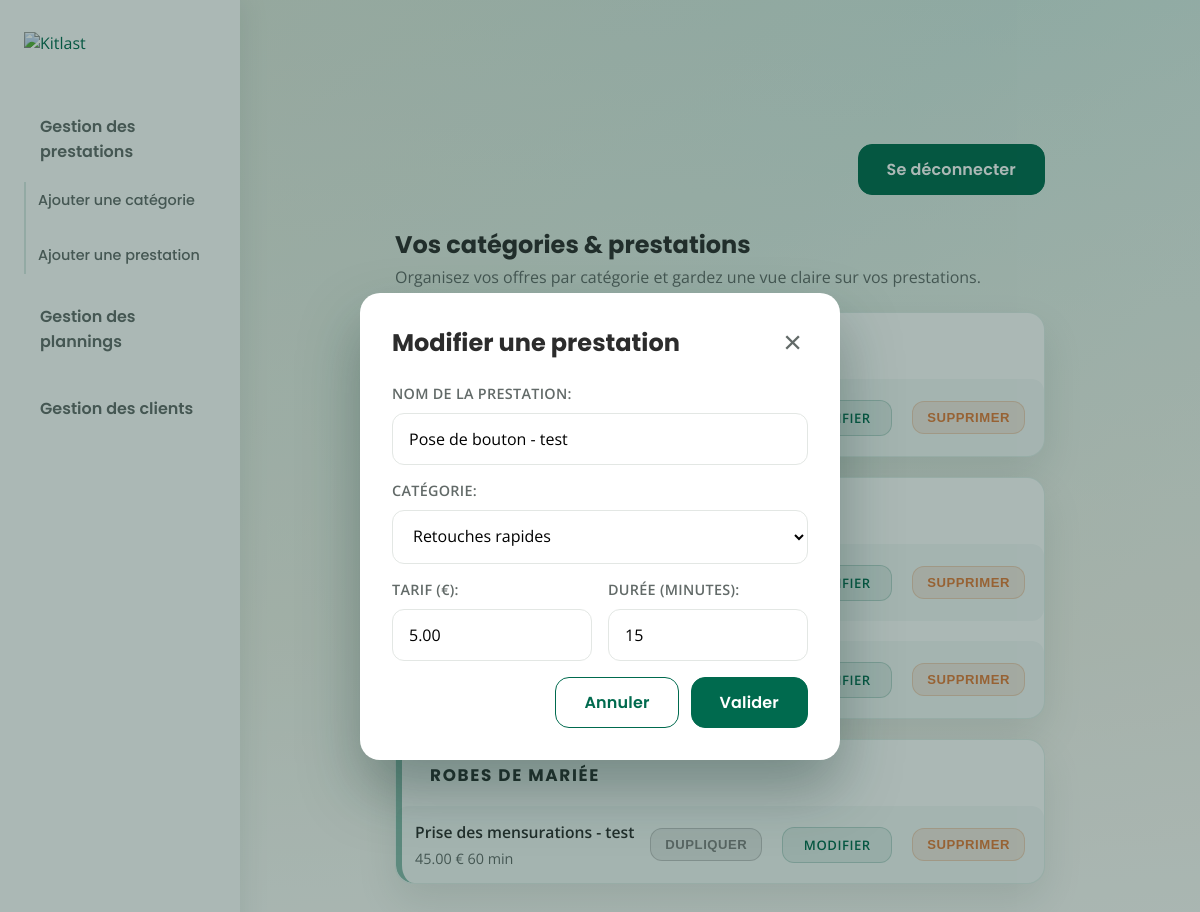
Page /?section=services&show=service-form&service_id=1 (signed in) on the committed database.
### accounts/models.py (models this page shows, shortened)
class Service(models.Model):
    category = models.ForeignKey(
        Category, on_delete=models.CASCADE, related_name="services"
    )
    name = models.CharField(max_length=100)
    description = models.TextField(blank=True)
    price = models.DecimalField(max_digits=8, decimal_places=2, null=True, blank=True)
    duration_minutes = models.PositiveIntegerField(null=True, blank=True)
    created_at = models.DateTimeField(auto_now_add=True)
    created_by = models.ForeignKey(
        settings.AUTH_USER_MODEL,
        on_delete=models.CASCADE,
        related_name="services_created",
    )
    class Meta:
        ordering = ["name"]

class Category(models.Model):
    name = models.CharField(max_length=100, unique=True)
    created_at = models.DateTimeField(auto_now_add=True)
    class Meta:
        ordering = ["name"]
    def __str__(self) -> str:
        return str(self.name)

### accounts/views.py (the view, shortened to what this page needs)
# urls.py: path("", views.dashboard, name="dashboard"),
@login_required
def dashboard(request):
    section = request.GET.get("section", "overview")
    show_category_form = request.GET.get("show") == "category-form"
    categories = Category.objects.none()
    category_form = CategoryForm()
    service_form = ServiceForm()
    client_initial = (
        {"linked_professional": request.user.pk}
        if request.user.is_authenticated
        else None
    )
    client_form = ClientForm(initial=client_initial)
    show_service_form = request.GET.get("show") == "service-form"
    show_client_modal = False
    service_id_param = request.GET.get("service_id")
    category_for_new_service = request.GET.get("category")
    if service_id_param:
        service_form, _ = prepare_service_form(service_id_param)
        show_service_form = True
        section = "services"
    elif show_service_form and category_for_new_service:
        if Category.objects.filter(pk=category_for_new_service).exists():
            service_form = ServiceForm(initial={"category": category_for_new_service})
            section = "services"
    calendar = None
    clients: list[dict[str, str]] = []
    client_options: list[dict[str, str]] = []
    user_services = []
    is_professional = request.user.is_authenticated and request.user.user_type == User.UserType.PROFESSIONAL
    if request.user.is_authenticated:
        calendar = ensure_user_calendar(request.user)
        user_service_qs = Service.objects.filter(created_by=request.user).order_by(
            "name"
        )
        categories = (
            Category.objects.filter(services__created_by=request.user)
            .prefetch_related(Prefetch("services", queryset=user_service_qs))
            .distinct()
        )
        user_services = list(user_service_qs)
        if is_professional:
            client_queryset = User.objects.filter(
                user_type=User.UserType.INDIVIDUAL,
                linked_professional=request.user,
            ).order_by("first_name", "last_name", "email")
            for client in client_queryset:
                full_name = (f"{client.first_name} {client.last_name}".strip()) or client.email
                client_data = {
                    "id": client.pk,
                    "full_name": full_name,
                    "email": client.email,
                    "phone": getattr(client, "phone_number", "") or "—",
                }
                clients.append(client_data)
                client_options.append(
                    {
                        "id": client.pk,
                        "label": full_name,
                    }
                )
    else:
        categories = Category.objects.none()
    try:
        week_offset = int(request.GET.get("week_offset", "0"))
    except (TypeError, ValueError):
        week_offset = 0
    today = timezone.localdate()
    start_of_week = (
        today - timedelta(days=today.weekday()) + timedelta(weeks=week_offset)
    )
    end_of_week = start_of_week + timedelta(days=6)
    planner_week_summary = (
        f"Semaine {start_of_week.isocalendar().week} · "
        f"{start_of_week.strftime('%d/%m')} → {end_of_week.strftime('%d/%m')}"
    )
    context = {
        "section": section,
        "categories": categories,
        "category_form": category_form,
        "show_category_form": show_category_form,
        "show_category_modal": show_category_form or bool(category_form.errors),
        "service_form": service_form,
        "show_service_form": show_service_form,
        "show_service_modal": show_service_form or bool(service_form.errors),
        "client_form": client_form,
        "show_client_modal": show_client_modal or bool(client_form.errors),
        "is_professional": is_professional,
        "planner_hours": PLANNER_HOURS,
        "planning_days": build_calendar_events(calendar, week_offset=week_offset),
        "week_offset": week_offset,
        "planner_week_summary": planner_week_summary,
        "user_services": user_services,
        "clients": clients,
        "client_options": client_options,
    }
    return render(request, "accounts/dashboard.html", context)

### accounts/forms.py (shortened to what this page needs)
class CategoryForm(forms.ModelForm):
    class Meta:
        model = Category
        fields = ["name"]
        labels = {"name": "Nom de la catégorie"}
        widgets = {
            "name": forms.TextInput(
                attrs={
                    "placeholder": "Ex. : Retouches rapides",
                    "maxlength": 100,
                    "class": "kitlast-input",
                }
            )
        }

class ServiceForm(forms.ModelForm):
    class Meta:
        model = Service
        fields = ["name", "category", "price", "duration_minutes"]
        labels = {
            "name": "Nom de la prestation",
            "category": "Catégorie",
            "price": "Tarif (€)",
            "duration_minutes": "Durée (minutes)",
        }
        widgets = {
            "name": forms.TextInput(
                attrs={
                    "placeholder": "Ex. : Pose de bouton",
                    "maxlength": 100,
                    "class": "kitlast-input",
                }
            ),
            "category": forms.Select(attrs={"class": "kitlast-input"}),
            "price": forms.NumberInput(
                attrs={
                    "placeholder": "Ex. : 45",
                    "min": "0",
                    "step": "0.5",
                    "class": "kitlast-input",
                }
            ),
            "duration_minutes": forms.NumberInput(
                attrs={
                    "placeholder": "Ex. : 60",
                    "min": "0",
                    "step": "15",
                    "class": "kitlast-input",
                }
            ),
        }

### accounts/planning.py (called while the page is built)
def _weekday_label(value: datetime) -> str:
    return ["Lun.", "Mar.", "Mer.", "Jeu.", "Ven.", "Sam.", "Dim."][value.weekday()]

def _start_of_week(week_offset: int) -> date:
    today = timezone.localdate()
    current_week_start = today - timedelta(days=today.weekday())
    return current_week_start + timedelta(weeks=week_offset)

def _empty_week(start_of_week: date) -> list[dict[str, object]]:
    return [
        {
            "label": _weekday_label(
                datetime.combine(start_of_week + timedelta(days=index), time.min)
            ),
            "date": (start_of_week + timedelta(days=index)).strftime("%d/%m"),
            "events": [],
        }
        for index in range(7)
    ]

### templates/accounts/dashboard.html (shortened to what this page needs)
{% extends "base.html" %}
{% load static %}
{% block head %}
<link rel="stylesheet" href="{% static 'css/dashboard.css' %}">
{% endblock %}
{% block content %}
<div class="kitlast-dashboard-layout">
  <aside class="kitlast-dashboard-sidebar">
    <div class="kitlast-dashboard-sidebar__logo">
      <a href="{% url 'dashboard' %}?section=overview" data-section-target="overview">
        <img src="https://kitlast.com/wp-content/uploads/2025/08/kitlast-200-x-100-px.svg" alt="Kitlast" />
      </a>
    </div>
    <nav class="kitlast-dashboard-sidebar__nav" aria-label="Menu du tableau de bord">
      <ul>
        <li>
          <button type="button" class="kitlast-dashboard-sidebar__toggle" data-section-target="services"
            aria-expanded="{% if section == 'services' %}true{% else %}false{% endif %}"
            aria-controls="services-subnav">Gestion des prestations</button>
          <ul id="services-subnav" class="kitlast-dashboard-sidebar__subnav" {% if section != 'services' %} hidden{% endif %}>
            <li><a href="{% url 'dashboard' %}?section=services&show=category-form" data-action="show-category-form"
                data-modal-instant="true">Ajouter une catégorie</a></li>
            <li><a href="{% url 'dashboard' %}?section=services&show=service-form" data-action="show-service-form"
                data-modal-instant="true">Ajouter une prestation</a></li>
          </ul>
        </li>
        <li><a href="{% url 'dashboard' %}?section=planning" data-section-target="planning">Gestion des plannings</a>
        </li>
        <li><a href="{% url 'dashboard' %}?section=clients" data-section-target="clients">Gestion des clients</a></li>
      </ul>
    </nav>
  </aside>
  <section class="kitlast-dashboard-area">
    <div class="kitlast-dashboard">
      <div class="kitlast-dashboard__topbar">
        <form method="post" action="{% url 'logout' %}" class="kitlast-form-inline">
          <button type="submit" class="kitlast-button">Se déconnecter</button>
        </form>
      </div>
      <div class="kitlast-dashboard-content" data-active-section="{{ section }}"
        data-show-category="{{ show_category_form|yesno:'true,false' }}"
        data-show-service="{{ show_service_form|yesno:'true,false' }}"
        data-week-offset="{{ week_offset }}">
        {% include "accounts/dashboard_services.html" %}
      </div>
    </div>
  </section>
</div>
{% endblock %}

### templates/accounts/dashboard_services.html (shortened to what this page needs)
{% load modal_tags %}
<section class="kitlast-content-section{% if section == 'services' %} is-active{% endif %}"
  data-section="services">
  <header class="kitlast-section-header">
    <div>
      <h2>Vos catégories & prestations</h2>
      <p class="kitlast-section-header__text">Organisez vos offres par catégorie et gardez une vue claire sur vos prestations.</p>
    </div>
  </header>
  <div class="kitlast-category-board">
    {% if categories %}
      <ul>
        {% for category in categories %}
          <li class="kitlast-category-card">
            <header class="kitlast-category-card__header">
              <h3>{{ category.name|upper }}</h3>
            </header>
            <ul class="kitlast-service-lines">
              {% if category.services.all %}
                {% for service in category.services.all %}
                  <li class="kitlast-service-line">
                    <div class="kitlast-service-line__info">
                      <span class="kitlast-service-line__name">{{ service.name }}</span>
                      <span class="kitlast-service-line__meta">
                        {% if service.price %}<span>{{ service.price }} €</span>{% endif %}
                        {% if service.duration_minutes %}<span>{{ service.duration_minutes }} min</span>{% endif %}
                      </span>
                    </div>
                    <div class="kitlast-service-line__actions">
                      <button type="button" class="kitlast-service-line__action kitlast-service-line__action--muted">Dupliquer</button>
                      <a href="{% url 'dashboard' %}?section=services&show=service-form&service_id={{ service.id }}" class="kitlast-service-line__action">Modifier</a>
                      <form method="post" action="{% url 'dashboard' %}?section=services" class="kitlast-service-line__form" onsubmit="return confirm('Supprimer cette prestation ?');">
                        <button type="submit" class="kitlast-service-line__action kitlast-service-line__action--danger">Supprimer</button>
                      </form>
                    </div>
                  </li>
                {% endfor %}
              {% else %}
                <li class="kitlast-service-line kitlast-service-line--empty">Aucune prestation pour cette catégorie.</li>
              {% endif %}
            </ul>
          </li>
        {% endfor %}
      </ul>
    {% else %}
      <p class="kitlast-empty">Aucune catégorie pour le moment. Ajoutez votre première catégorie pour structurer vos prestations.</p>
    {% endif %}
  </div>
</section>
{% render_modal modal_data_attr='data-service-modal' modal_title=service_form.instance.pk|yesno:'Modifier une prestation,Ajouter une prestation' modal_title_id='service-modal-title' modal_body_template='accounts/components/modal_service_form.html' modal_should_show=show_service_modal %}

### templates/accounts/components/modal_service_form.html (shortened to what this page needs)
<form method="post" action="{% url 'dashboard' %}?section=services" class="kitlast-modal__form">
  <div class="kitlast-field">
    {{ service_form.name.label_tag }}
    {{ service_form.name }}
  </div>
  <div class="kitlast-field">
    {{ service_form.category.label_tag }}
    {{ service_form.category }}
  </div>
  <div class="kitlast-modal__row">
    <div class="kitlast-field">
      {{ service_form.price.label_tag }}
      {{ service_form.price }}
    </div>
    <div class="kitlast-field">
      {{ service_form.duration_minutes.label_tag }}
      {{ service_form.duration_minutes }}
    </div>
  </div>
  <div class="kitlast-modal__actions">
    <button type="button" class="kitlast-button kitlast-button--ghost" data-modal-close>Annuler</button>
    <button type="submit" class="kitlast-button">Valider</button>
  </div>
</form>

### static/css/global.css (style rules this page uses)
:root { --brand: #006A4E; --brand-600: #005A42; --brand-300: #338771; --secondary: #3B6F72; --accent: #E07B39; --text: #2C2C2C; --muted: #626A68; --bg-soft: #F5F0E6; --surface: #FFFFFF; --surface-alt: #FAF7F1; --border: #E3E7E4; }
body { font-family: 'Open Sans', sans-serif; background: linear-gradient(135deg, var(--bg-soft) 0%, #E6F4EF 45%, #FFFFFF 100%); color: var(--text); margin: 0; }
h1, h2 { font-family: 'Poppins', sans-serif; margin: 0; }
a { color: var(--brand); text-decoration: none; transition: color 0.18s ease; }
.kitlast-field { display: flex; flex-direction: column; gap: 10px; }
.kitlast-field label { font-weight: 600; font-size: 0.9rem; letter-spacing: 0.02em; color: var(--muted); text-transform: uppercase; }
.kitlast-field input, .kitlast-field select, .kitlast-field textarea, .kitlast-input { width: 100%; border: 1px solid var(--border); border-radius: 12px; padding: 14px 16px; font-size: 1rem; transition: border-color 0.18s ease, box-shadow 0.18s ease; font-family: 'Open Sans', sans-serif; background: #fff; }
.kitlast-button { background: var(--brand); border: 1px solid var(--brand); border-radius: 14px; color: #fff; cursor: pointer; font-family: 'Poppins', sans-serif; font-size: 1rem; font-weight: 600; letter-spacing: 0.01em; padding: 12px 28px; transition: background 0.18s ease, box-shadow 0.18s ease, transform 0.18s ease; }

### rows in the picture
Service: name "Pose de bouton - test", category "Retouches rapides", price "5.00", duration_minutes "15"
Category: name "ROBES DE MARIÉE"
Service: name "Prise des mensurations - test", price "45.00", duration_minutes "60"

### other values in the picture
{{ modal_title }} "Modifier une prestation"
{{ service_form.name.label_tag }} "NOM DE LA PRESTATION:"
{{ service_form.category.label_tag }} "CATÉGORIE:"
{{ service_form.price.label_tag }} "TARIF (€):"
{{ service_form.duration_minutes.label_tag }} "DURÉE (MINUTES):"
